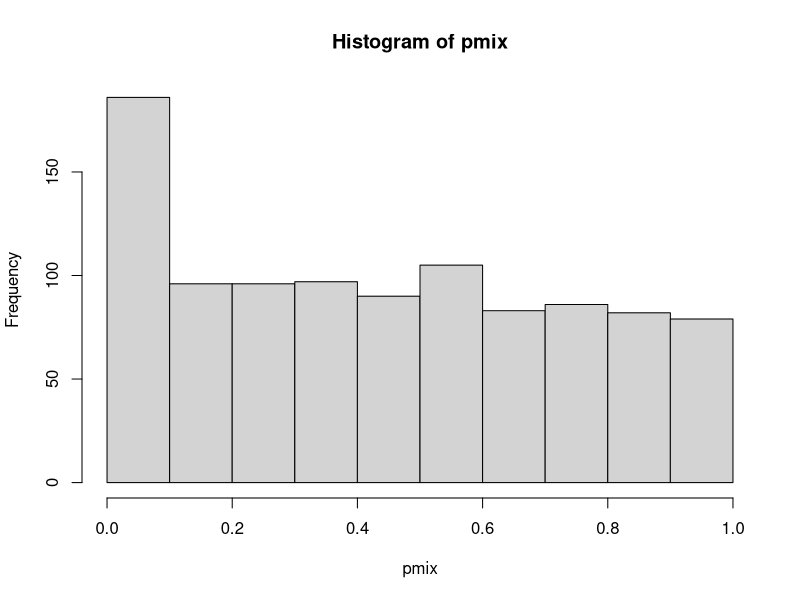
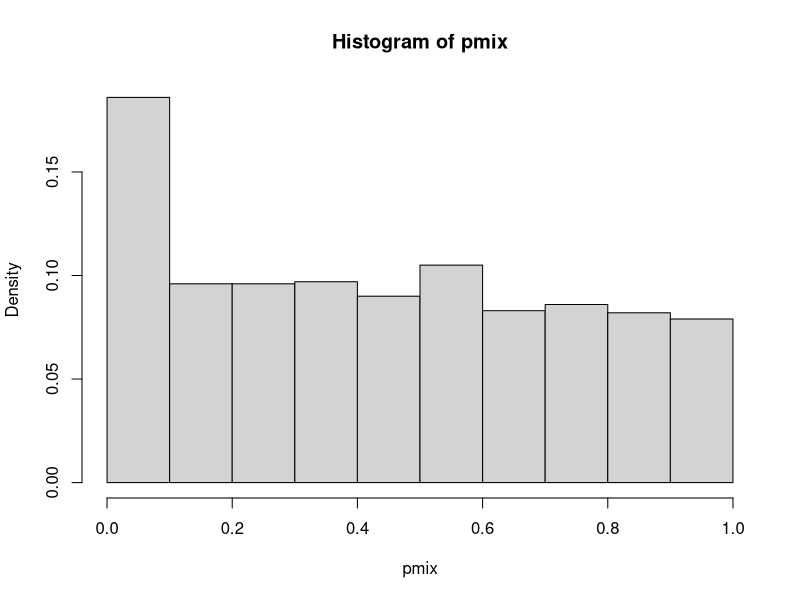
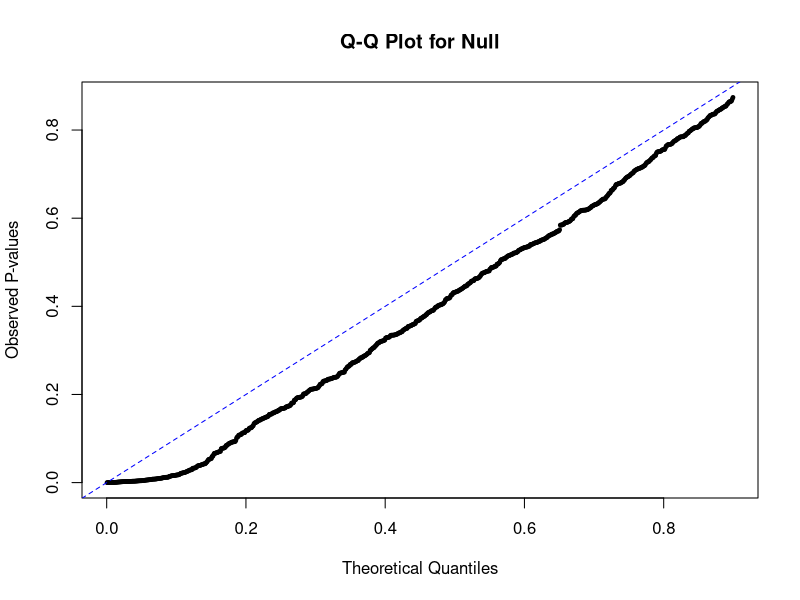
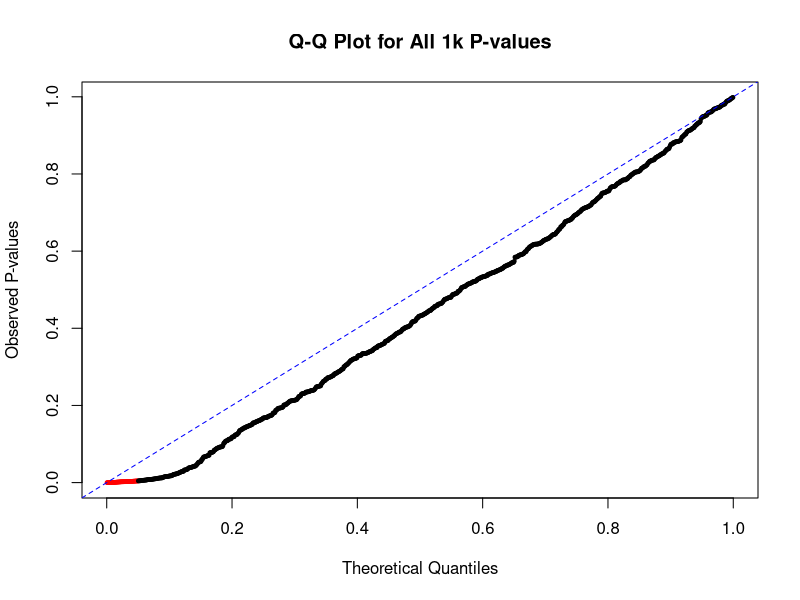
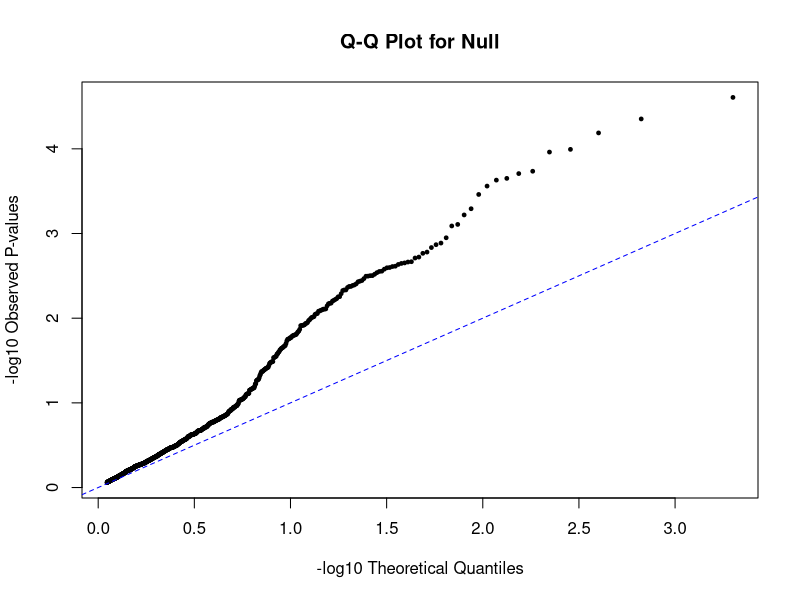
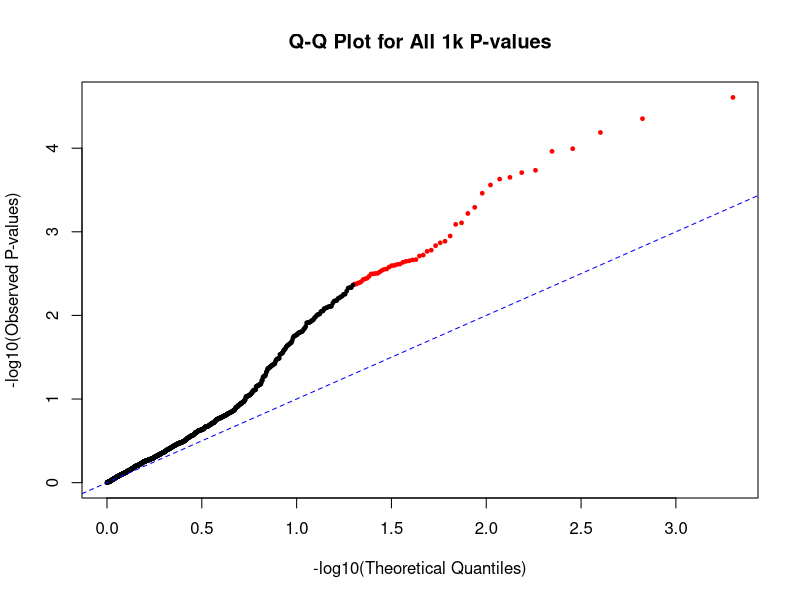

These figures' R source, in order:
## ---- chunk 1
#read in the HW file
pmix <- scan(file = "pmix.txt")

#histogram of data displayed as proportions
pmix.hist <- hist(pmix)
pmix.hist$density <- pmix.hist$counts / sum(pmix.hist$counts)
plot(pmix.hist, freq = F)

## ---- chunk 2
#generate even points from 0 to 1
x <- ppoints(1000)

#sort the txt file points
y <- pmix[order(pmix)]

#plotting the null points (900)
plot(x[1:900], y[1:900], main = "Q-Q Plot for Null",
     xlab = "Theoretical Quantiles", ylab = "Observed P-values", pch = 19, cex = 0.5)+
abline(0, 1, col = "blue", lty = 2)

# Plot for the whole set of 1,000 p-values
plot(x, y, col=ifelse(x<=0.05, "red", "black"), main = "Q-Q Plot for All 1k P-values",
     xlab = "Theoretical Quantiles", ylab = "Observed P-values", pch = 19, cex = 0.5)+
abline(0, 1, col = "blue", lty = 2)

## ---- chunk 3

# log10 transformation
x_transformed <- -log10(x)
y_transformed <- -log10(y)

# plot the null with the transformed points
plot(x_transformed[1:900], y_transformed[1:900], main = "Q-Q Plot for Null",
     xlab = "-log10 Theoretical Quantiles", ylab = "-log10 Observed P-values", pch = 19, cex = 0.5)+
abline(0, 1, col = "blue", lty = 2)

#  plot all 1k points with transformed points 
plot(x_transformed, y_transformed, col=ifelse(x<=0.05, "red", "black"), 
     main = "Q-Q Plot for All 1k P-values",
     xlab = "-log10(Theoretical Quantiles)", ylab = "-log10(Observed P-values)", 
     pch = 19, cex = 0.5)+
abline(0, 1, col = "blue", lty = 2)



## ---- chunk 4

TP <- sum(pmix <= 0.05)

FP <- 45

FN <- 45

TN <- sum(pmix>=0.05)


# MCC Math

top <- (TP*TN)-(FP*FN)

srt <- (TP+FP)*(TP+FN)*(TN+FP)*(TN+FN)

bottom <- sqrt(srt)

top/bottom

## ---- chunk 5
# BF correction 
bon.f.pvals <- p.adjust(pmix, method = "bonferroni")

corrected.TP <- sum(bon.f.pvals <=0.05)
corrected.TN <- sum(bon.f.pvals >=0.05)
corrected.FP <- 100 - corrected.TP 
corrected.FN <- corrected.TN - 900

cat("The corrected values are:", "TP =", corrected.TP, ", TN =", corrected.TN, ", FP =", corrected.FP, "FN = ", corrected.FP) 


